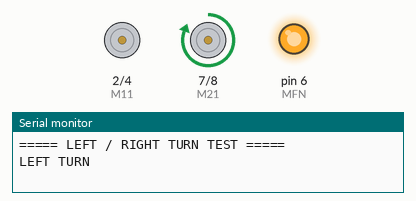
Simulated run of this sketch. Board: Arduino Uno, built with avr-gcc and run on an emulated ATmega328P. Shown: motor-driver pin pairs drawn as motors (green arrow = first pin HIGH = forward, orange = second pin HIGH = backward, longer = more drive), output pins drawn as LEDs (lit = HIGH), the last lines printed to the serial monitor.

Above: at 1.5 s.
At 3.5 s:
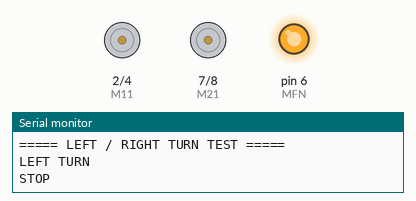
At 5.5 s:
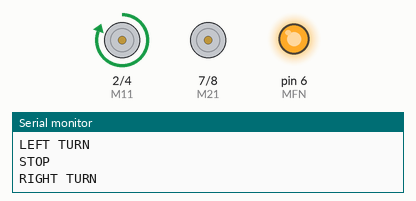
Timing chart, 0 to 10.4 s (numbered marks = the images above):
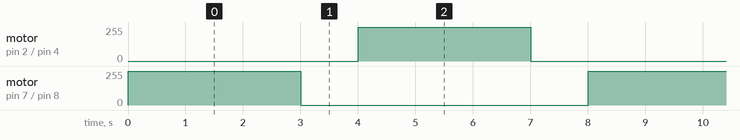

The sketch:

Practical_28.ino
```cpp
// AUTO-BOTIX Robot Car
// Practical-28 : Left / Right Turn Test with Serial Monitor

#define M11 2
#define M12 4
#define MFN 6
#define M21 7
#define M22 8

void setup()
{
  Serial.begin(9600);

  pinMode(M11, OUTPUT);
  pinMode(M12, OUTPUT);
  pinMode(M21, OUTPUT);
  pinMode(M22, OUTPUT);
  pinMode(MFN, OUTPUT);

  digitalWrite(MFN, HIGH);

  Serial.println("===== LEFT / RIGHT TURN TEST =====");
}

void leftTurn()
{
  Serial.println("LEFT TURN");

  // Left Motor Stop
  digitalWrite(M11, LOW);
  digitalWrite(M12, LOW);

  // Right Motor Forward
  digitalWrite(M21, HIGH);
  digitalWrite(M22, LOW);
}

void rightTurn()
{
  Serial.println("RIGHT TURN");

  // Left Motor Forward
  digitalWrite(M11, HIGH);
  digitalWrite(M12, LOW);

  // Right Motor Stop
  digitalWrite(M21, LOW);
  digitalWrite(M22, LOW);
}

void stopMotor()
{
  Serial.println("STOP");

  digitalWrite(M11, LOW);
  digitalWrite(M12, LOW);

  digitalWrite(M21, LOW);
  digitalWrite(M22, LOW);
}

void loop()
{
  leftTurn();
  delay(3000);

  stopMotor();
  delay(1000);

  rightTurn();
  delay(3000);

  stopMotor();
  delay(1000);
}
```

Measured:
- by itself, motor on pin 2 (M11) / pin 4 (M12), motor on pin 7 (M21) / pin 8 (M22): alternates forward 255/255 for 3.0 s and stopped for 5.0 s
